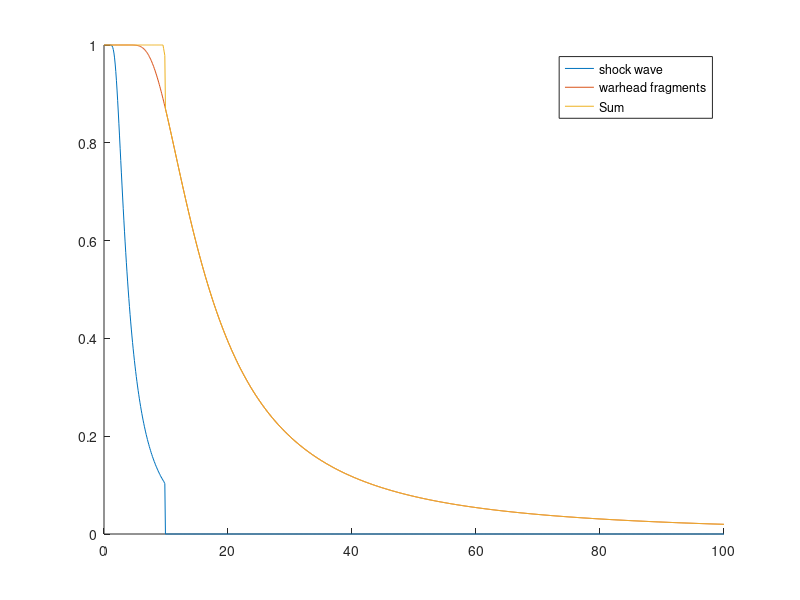

The MATLAB script that drew this image:
%% 
% Plot showing function of probability of destroying target for shock wave and 
% warhead fragments

Rpd=10; %Rpd factor
h=linspace(0,100,1000); %altitude vector
Pf=1-exp(Rpd^2*log(0.9)./h.^2); %calculate Pf function
Pf(Rpd*10:end)=Pf(Rpd*10:end).*0; %0 value assignment for the final part of the vector
Pod=1-exp(-(200./h.^2)); %calculate Pod function

%plotting figure
figure 
hold on
plot(h,Pf)
plot(h,Pod)
P=zeros(1,length(h));
for i=1:length(h)
    if Pf(i)+Pod(i)>1 && h(i)<Rpd
        P(i)=1;
    else
        P(i)=Pf(i)+Pod(i);
    end
end
plot(h,P)
hold off
legend('shock wave','warhead fragments','Sum')